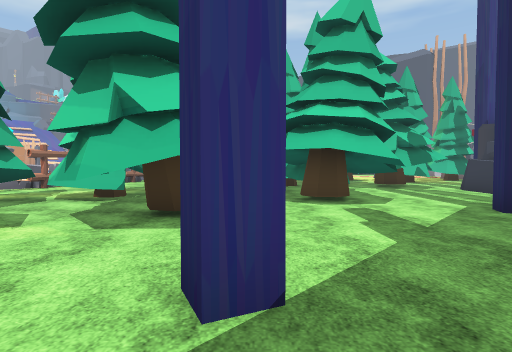
view 1 (above)

14 first-person views from a walk through a scene from a Unity 3-D project. The camera is 1.5 m above the floor, tilts 2° down and sees 80° across. Doors are open. The floor is counted in squares, 2 m on a side. Each view is taken from the middle of a square. On the plan, view 1 faces up. The plan holds only what a view shows up to about 10 squares ahead; the rest is blank. The place goes on beyond the plan. The player is left out. Some surface patterns are stand-ins.

view 2
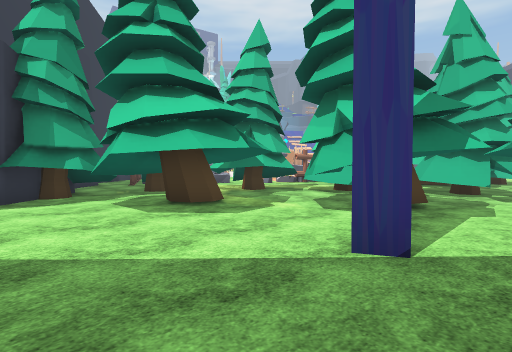

view 3
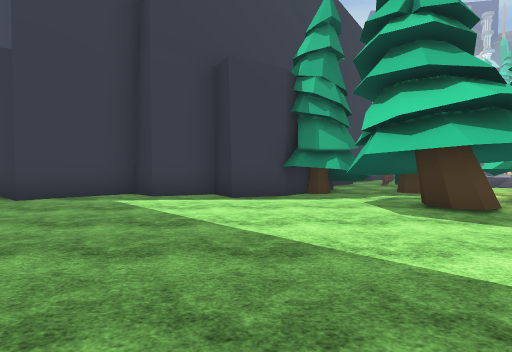

view 4
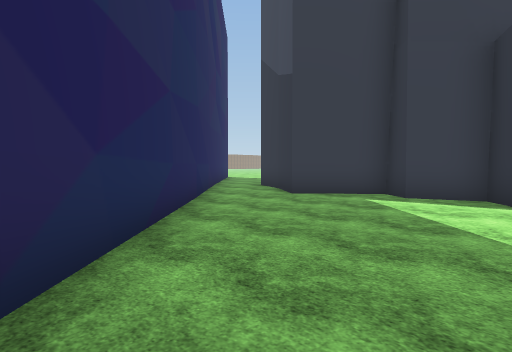

view 5
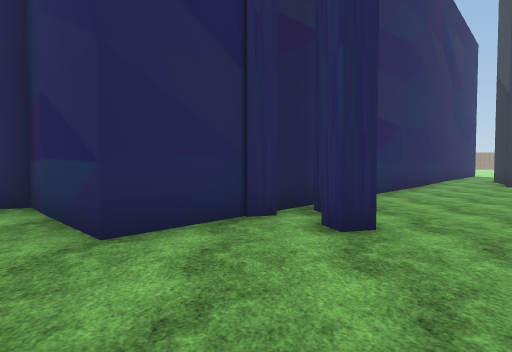

view 6
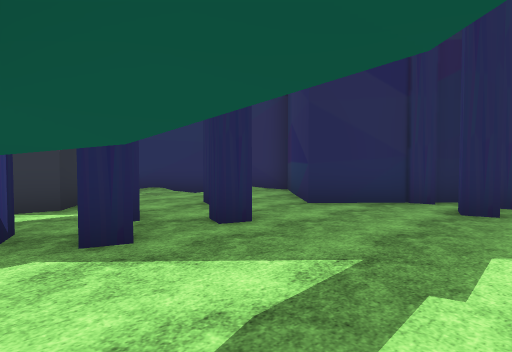

view 7
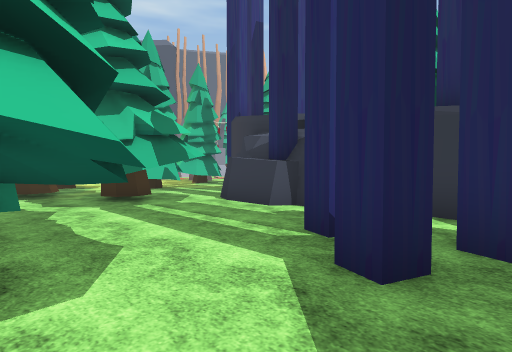

view 8
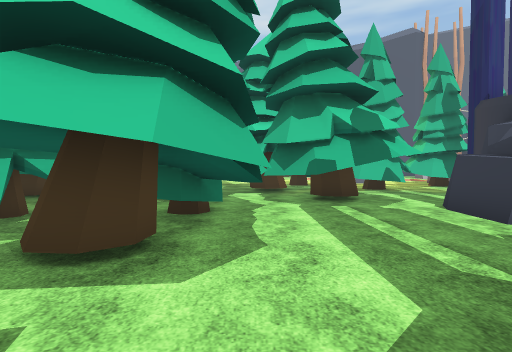

view 9
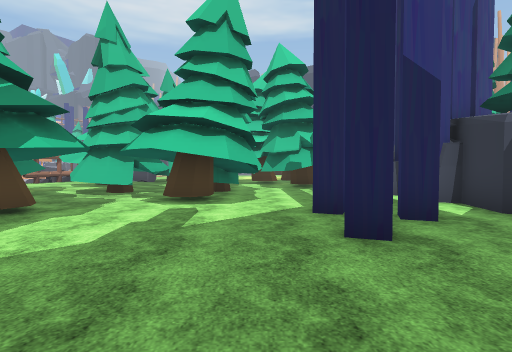

view 10
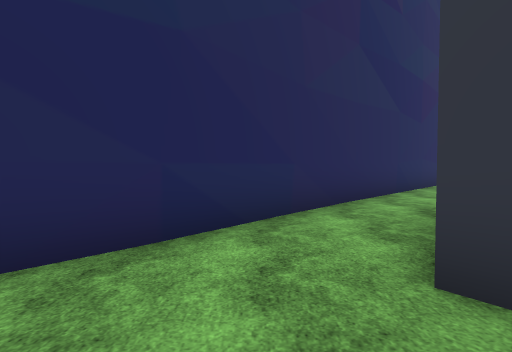

view 11
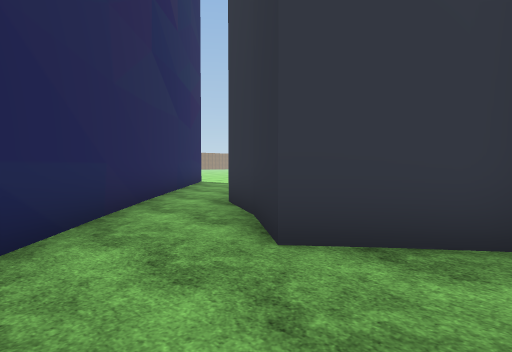

view 12
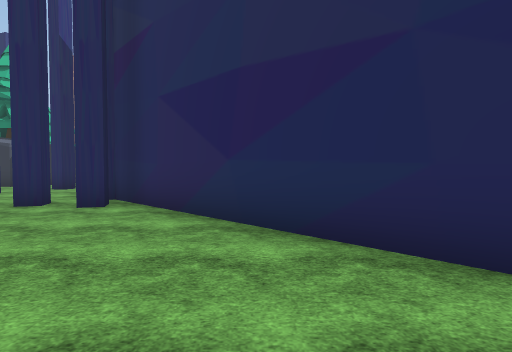

view 13
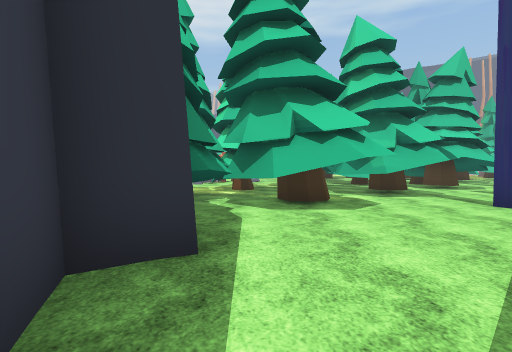

view 14
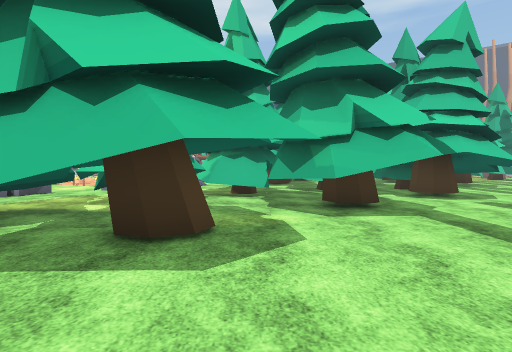

### Floor plan
Key: @ floor where view 1 was taken; # wall or solid block; . floor; T thing the floor can be seen under or through.
Columns run from 8 left of view 1 to 7 right of it. Each row starts with its distance up from view 1.
 13             ####
 12             #...
 11             ##..
 10            ##...
  9          ###.#.#
  8       #####....#
  7      ##..#TT...#
  6    ####....T.#.#
  5   ##.###....#..#
  4   ##..#......#..
  3    #...#....#...
  2  ####...#.....#.
  1 #####..........
  0  ##.....@...##..
 -1   #.......######
 -2   #.......#
 -3  ##......##
 -4  #......##
 -5  ##....##
 -6   #...##
 -7  ##..##
 -8  #..##
 -9  ..##
-10 ..##
-11 .##

Positions as (right, up) in squares from view 1, and headings:
1: (0, 0), facing up
2: (1, -1), facing up-left
3: (1, -1), facing left
4: (1, -1), facing down-left
5: (3, 4), facing down
6: (1, 6), facing down-right
7: (2, 4), facing up-right
8: (3, 4), facing up
9: (3, 0), facing up
10: (-4, -4), facing down
11: (-3, -4), facing down-left
12: (-4, -4), facing right
13: (-5, -4), facing up
14: (-3, -1), facing up
